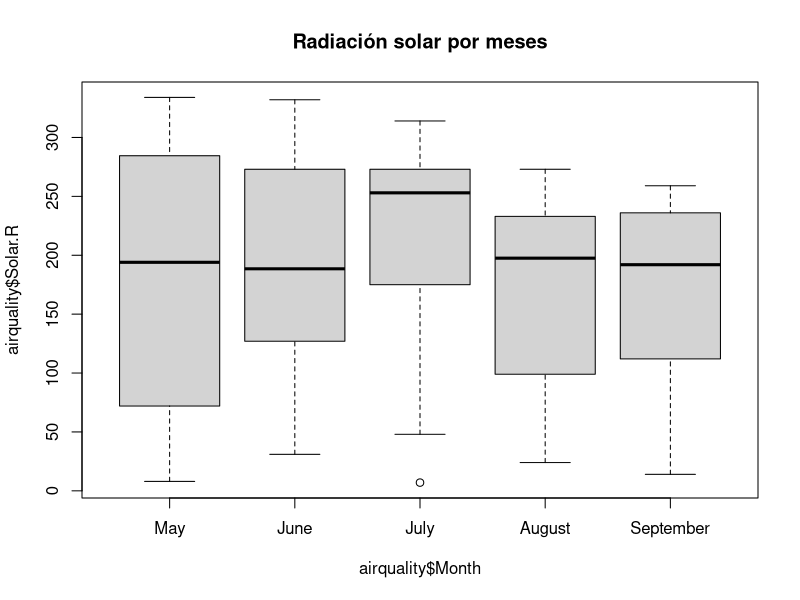
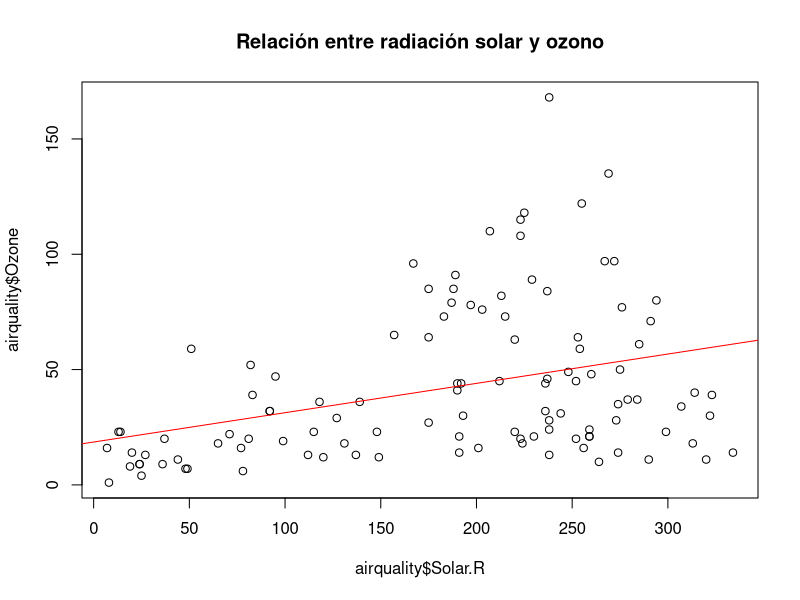
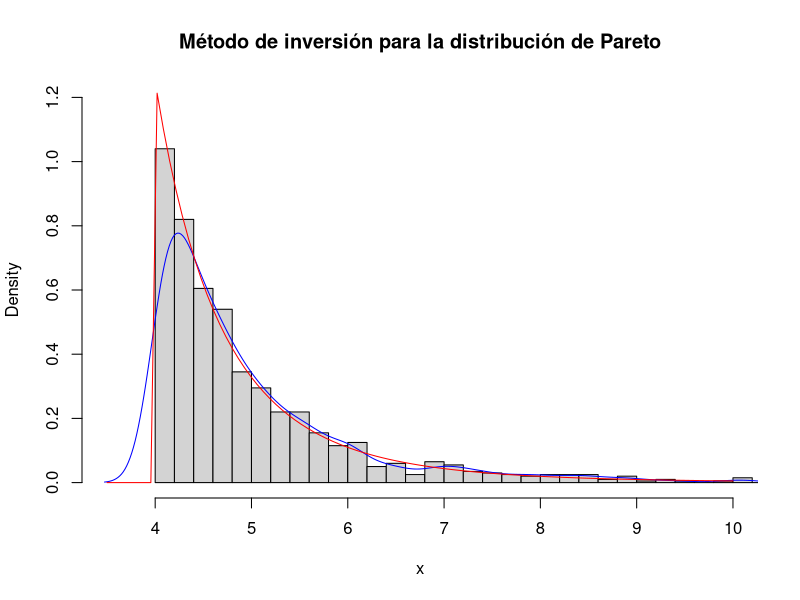

R code for these plots, in order:
## ---- chunk 1
airquality$Month <- factor(airquality$Month,labels=month.name[5:9])
boxplot(airquality$Solar.R~airquality$Month, main="Radiación solar por meses")
## ---- chunk 2
plot(airquality$Solar.R,airquality$Ozone, main="Relación entre radiación solar y ozono")

fit <- lm(airquality$Ozone~airquality$Solar.R)
abline(fit, col="red")
## ---- chunk 3
# Función de densidad
dpareto <- function(x,a,b){
  return( (a*b^a)/(x^(a+1)) *(x>=b) )
}

# Función de distribución
ppareto <- function(x,a,b){
  return( (1-(b/x)^a) *(x>=b) )
}

# Inversa
invpareto <- function(u,a,b){
  return( b/((1-u)^(1/a)) )
}

n <- 1000
a <- 5
b <- 4

u <- runif(n)
x <- invpareto(u, a, b)

# Evaluación mediante gráficos y Kolmogorov-Smirnov
hist(x, freq=FALSE, breaks="FD", xlim=c(3.5,10), ylim=c(0, 1.2), main="Método de inversión para la distribución de Pareto")
lines(density(x), col="blue")
curve(dpareto(x,a,b), add=TRUE, col="red")

ks.test(x, ppareto, a=a, b=b)
